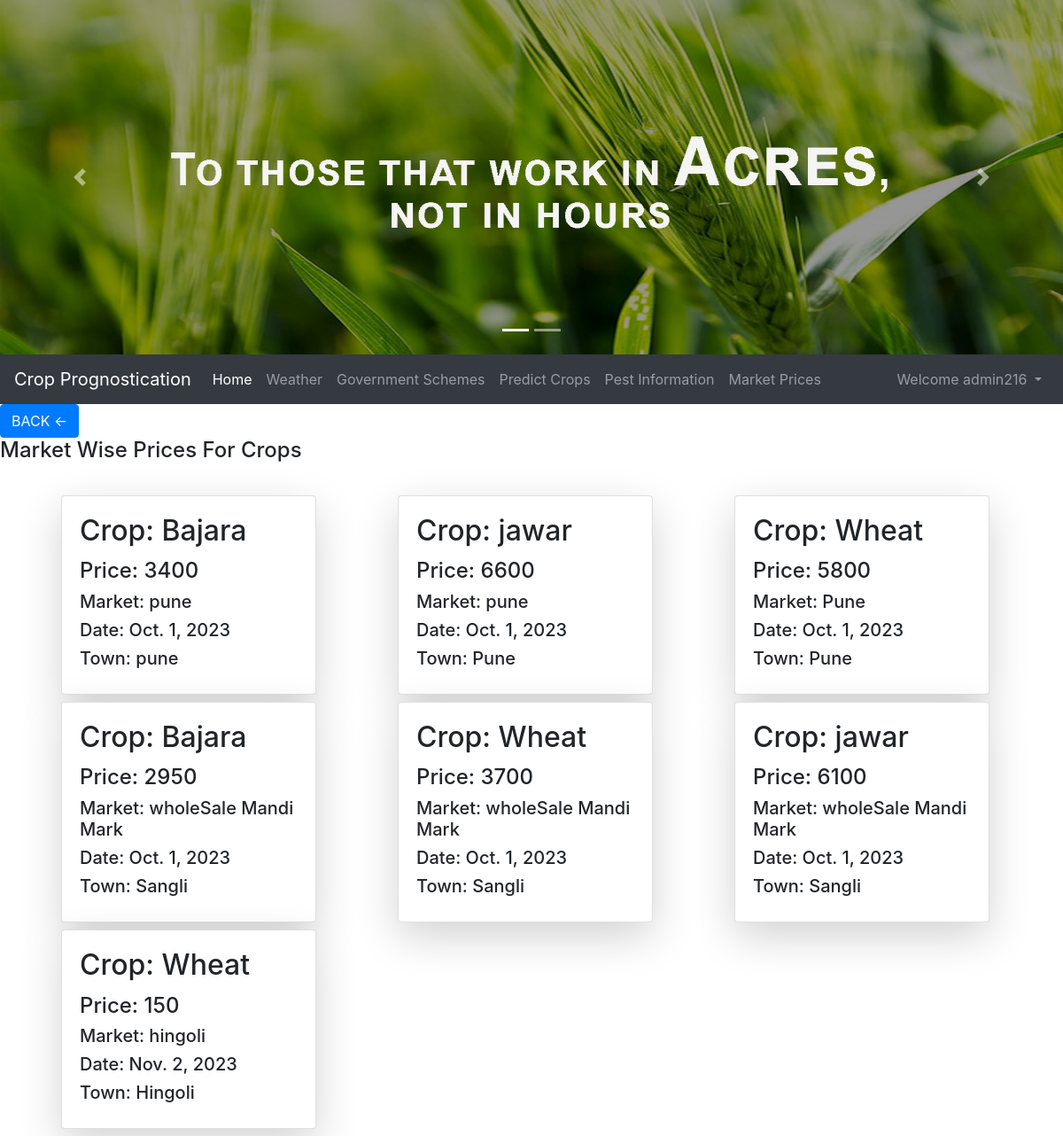
Page /marketforuser (signed in) on the committed database.
### accounts/models.py (models this page shows, shortened)
class MarketPrices(models.Model):
    town=models.CharField(max_length=10)
    market=models.CharField(max_length=20)
    crop=models.CharField(max_length=20)
    date=models.DateField()
    price=models.IntegerField()

### accounts/views.py (the view)
# urls.py: path('marketforuser', views.marketforuser,name='marketforuser'),
def marketforuser(request):
    m_prices=MarketPrices.objects.values('town','crop','market','date','price')
    lis=[]
    for i in m_prices:
        print(i)
        lis.append(i)
    dic={'prices':lis}
    return render(request,'accounts/marketforuser.html',dic)

### accounts/templates/accounts/marketforuser.html (shortened to what this page needs)
{% extends 'accounts/FarmerPage.html' %}
{% block body %}
{% if prices %}
    <a href="predictMPG"><button class="btn btn-primary cart">BACK <-</button></a>
	<h4 class="card-title">Market Wise Prices For Crops</h4>
	<br>
         <div class="container">
             <div class="row ">
              {% for i in prices %}
                     <div class="col-sm-4">
                         <div class="card shadow-lg mb-2 bg-white rounded ml-4" style="width: 18rem;">
                             <div class="card-body">
                                 <h2 class="card-title">Crop: {{i.crop}}</h2>
                                 <h4>Price: {{i.price}}</h4>
                                 <h5>Market: {{i.market}}</h5>
                                 <h5>Date: {{i.date}}</h5>
                                 <h5>Town: {{i.town}}</h5>
                             </div>
                       </div>
                    </div>
               {% endfor %}
         </div>
    </div>
	{% endif %}
{% endblock %}

### accounts/templates/accounts/FarmerPage.html (shortened to what this page needs)
<!doctype html>
<html lang="en">
  <head>
    <link rel="stylesheet" href="https://stackpath.bootstrapcdn.com/bootstrap/4.5.0/css/bootstrap.min.css">
  </head>
  <body>
         <div id="carouselExampleIndicators" class="carousel slide" data-ride="carousel">
  <ol class="carousel-indicators">
    <li data-target="#carouselExampleIndicators" data-slide-to="0" class="active"></li>
    <li data-target="#carouselExampleIndicators" data-slide-to="2"></li>
  </ol>
  <div class="carousel-inner">
    {% load static %}
    <div class="carousel-item active">
      <img src="/media/homepage/farmer1.jpg" alt="..."   height="400" class="d-block w-100">
    </div>
  </div>
  <a class="carousel-control-prev" href="#carouselExampleIndicators" role="button" data-slide="prev">
    <span class="carousel-control-prev-icon" aria-hidden="true"></span>
  </a>
  <a class="carousel-control-next" href="#carouselExampleIndicators" role="button" data-slide="next">
    <span class="carousel-control-next-icon" aria-hidden="true"></span>
  </a>
</div>
    <nav class="navbar navbar-expand-lg navbar-dark bg-dark">
  <a class="navbar-brand" href="#">Crop Prognostication</a>
  <div class="collapse navbar-collapse" id="navbarSupportedContent">
    <ul class="navbar-nav mr-auto">
      <li class="nav-item active">
        <a class="nav-link" href="/Farmer">Home <span class="sr-only">(current)</span></a>
      </li>
        <li class="nav-item">
        <a class="nav-link" href="/Weather">Weather</a>
      </li>
         <li class="nav-item">
        <a class="nav-link" href="/govtschemes">Government Schemes</a>
      </li>
         <li class="nav-item">
        <a class="nav-link" href="/predictMPG">Predict Crops</a>
      </li>
       <li class="nav-item">
        <a class="nav-link" href="/pestinformation">Pest Information</a>
      </li>
      <li class="nav-item">
        <a class="nav-link" href="/marketforuser">Market Prices</a>
      </li>
    </ul>
       {% if user.is_authenticated %}
         <ul class="navbar-nav">
      <li class="nav-item dropdown">
        <a class="nav-link dropdown-toggle" href="#" id="navbarDropdown" role="button" data-toggle="dropdown" aria-haspopup="true" aria-expanded="false">
          Welcome {{request.user}}
        </a>
      </li>
      </ul>
    {% endif %}
  </div>
</nav>
    {% block body %} {% endblock %}
  </body>
</html>

### rows in the picture
MarketPrices: crop "Bajara", price "3400", market "pune", date "Oct. 1, 2023", town "pune"
MarketPrices: crop "jawar", price "6600", market "pune", date "Oct. 1, 2023", town "Pune"
MarketPrices: crop "Wheat", price "5800", market "Pune", date "Oct. 1, 2023", town "Pune"
MarketPrices: crop "Bajara", price "2950", market "wholeSale Mandi Mark", date "Oct. 1, 2023", town "Sangli"
MarketPrices: crop "Wheat", price "3700", market "wholeSale Mandi Mark", date "Oct. 1, 2023", town "Sangli"
MarketPrices: crop "jawar", price "6100", market "wholeSale Mandi Mark", date "Oct. 1, 2023", town "Sangli"
MarketPrices: crop "Wheat", price "150", market "hingoli", date "Nov. 2, 2023", town "Hingoli"

### other values in the picture
{{ request.user }} "admin216"
